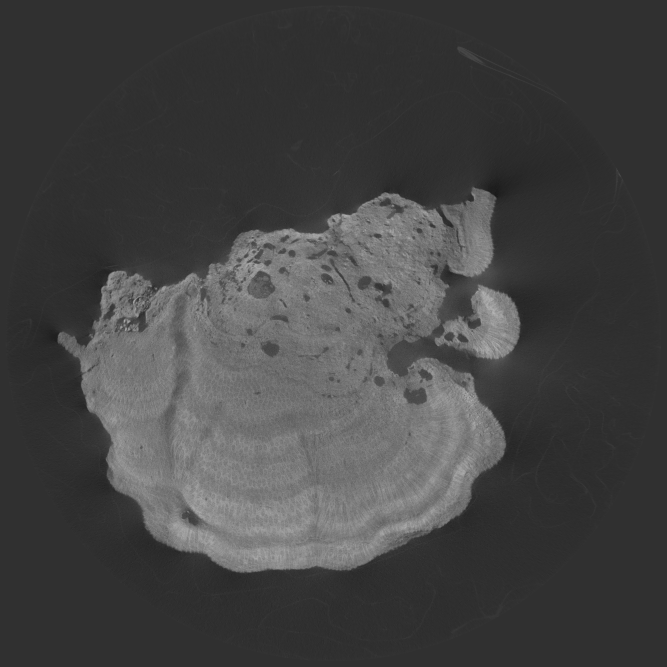
#> input picture image_denoised.jpg, 1999 x 2000 px, found by its file name (shown at 1/3 size)
$ python histogram_based.py
#> lines starting #> are read from the running program, lines starting #| are printed output that depends on the picture
import numpy as np
import matplotlib.pyplot as plt
import cv2
from scipy import ndimage as nd
import itertools

#load denosied image
image = cv2.imread('image_denoised.jpg')
#> image is the input picture: shape (2000, 1999, 3); min 19, max 191, mean 67.5
image = cv2.cvtColor(image, cv2.COLOR_BGR2GRAY)
#> image: shape (2000, 1999)
cv2.namedWindow('image', cv2.WINDOW_NORMAL)
cv2.resizeWindow('image', 600,600)
cv2.imshow('image', image)
# cv2.waitKey(0)
print(np.shape(image))
#| (2000, 1999)


# [41 lines of commented-out code are left out]
def hist_seg(x):
    #define a segmentation dictionary to store segmentation values
#> called with x = 6
    segdic = {}
    #define a segmentation_cleaned dictionary to store smoothed sementation
    segclean = {}
    #initialise segmentations size
    all_segments = np.zeros((image.shape[0],image.shape[1] ,3))
    #initialise colors with combination of R,G,B
    colors = list(itertools.product([0, 1], repeat=3))
    for i in range(x):
        segdic['seg{}'.format(i+1)] = (image > (255/x*i)) & (image <= (255/x*i + 255/x))
        # segclean['segc_open{}'.format(i+1)] = nd.binary_opening(segdic['seg{}'.format(i+1)], np.ones((3,3)))
        # segclean['segc_close{}'.format(i+1)] = nd.binary_closing(segclean['segc_open{}'.format(i+1)], np.ones((3,3)))
        # all_segments[segclean['segc_close{}'.format(i+1)]] = colors[i+1]
        all_segments[segdic['seg{}'.format(i+1)]] = colors[i+1]
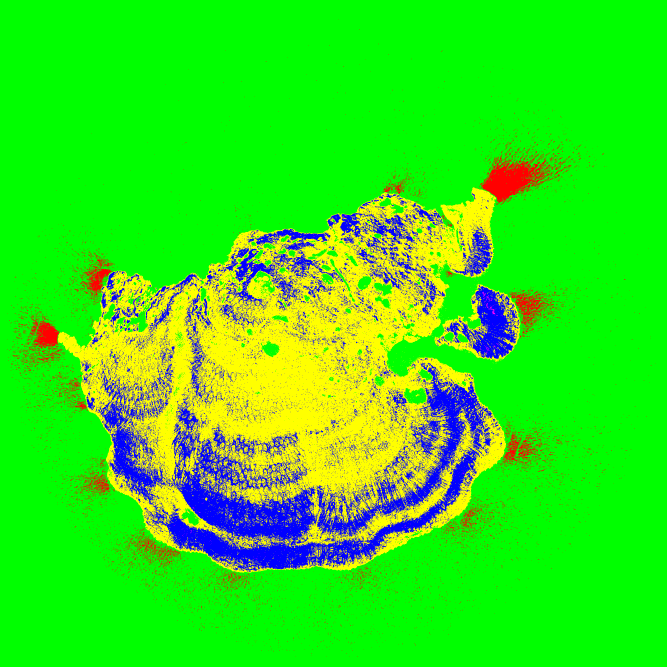
#> all_segments: shape (2000, 1999, 3) float64 (shown at 1/3 size); mean of channels 0, 1, 2 0.0835, 0.901, 0.191; drawn as B, G, R
#> after the loop, segdic = 6 items

    plt.figure()
    plt.imshow(all_segments)
    plt.axis('off')
    plt.savefig("histogram.png",bbox_inches='tight',pad_inches=0.0)
    plt.show()


hist_seg(6)

print('done')
